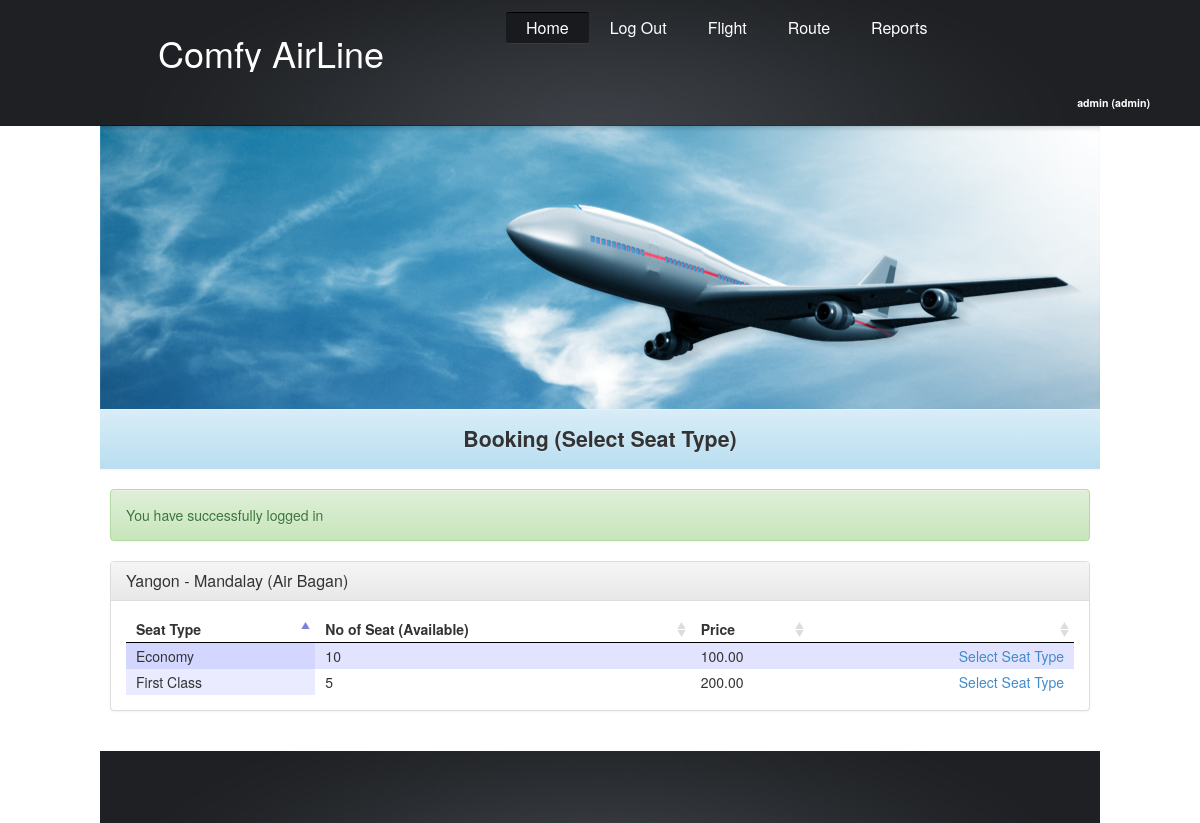
The page /booking-select-seat-type.php?schedule_id=SCH_000001 (signed in) on the database its author committed.
### tables this page shows
CREATE TABLE IF NOT EXISTS `schedules` (
  `schedule_id` varchar(15) NOT NULL,
  `flight_id` varchar(15) NOT NULL,
  `route_id` varchar(15) NOT NULL,
  `departure_datetime` datetime NOT NULL,
  `arrival_datetime` datetime NOT NULL,
  `departure_airport` varchar(50) NOT NULL,
  `arrival_airport` varchar(50) NOT NULL,
  `active` int(1) NOT NULL,
  `remark` varchar(255) NOT NULL,
  PRIMARY KEY (`schedule_id`)
);

CREATE TABLE IF NOT EXISTS `routes` (
  `route_id` varchar(15) NOT NULL,
  `title` varchar(50) NOT NULL,
  `hour` int(2) NOT NULL,
  `min` int(2) NOT NULL,
  `remark` varchar(255) NOT NULL,
  PRIMARY KEY (`route_id`)
);

CREATE TABLE IF NOT EXISTS `flights` (
  `flight_id` varchar(15) NOT NULL,
  `name` varchar(50) NOT NULL,
  `remark` varchar(255) NOT NULL,
  PRIMARY KEY (`flight_id`)
);

CREATE TABLE IF NOT EXISTS `seats` (
  `seat_id` varchar(15) NOT NULL,
  `schedule_id` varchar(15) NOT NULL,
  `seattype_id` varchar(15) NOT NULL,
  `no_of_seat` int(3) NOT NULL,
  `booked_seat` int(3) NOT NULL,
  `price` decimal(10,2) NOT NULL,
  PRIMARY KEY (`seat_id`)
);

CREATE TABLE IF NOT EXISTS `seat_types` (
  `seattype_id` varchar(15) NOT NULL,
  `title` varchar(50) NOT NULL,
  PRIMARY KEY (`seattype_id`)
);

### includes/scheduleHelper.php (called while the page is built, shortened)
<?php
class scheduleHelper{
    public static function getSeatsInScheduleByScheduleID($schdule_id){
        $sql = "SELECT seats.*,seat_types.title AS 'seattype_title' FROM seats " .
                        "INNER JOIN seat_types " .
                        "ON seats.seattype_id=seat_types.seattype_id " .
                        "WHERE schedule_id='" . $schdule_id . "' " .
                        "ORDER BY seat_id";
        $result = mysql_query($sql) or die(mysql_error());
        $output=array();
        while ($row = mysql_fetch_array($result)){
            $output[]=array(
                'seat_id'=>$row['seat_id'],
                'seattype_id'=>$row['seattype_id'],
                'schedule_id'=>$row['schedule_id'],
                'seattype_title'=>$row['seattype_title'],
                'no_of_seat'=>$row['no_of_seat'],
                'price'=>$row['price'],
            );
        }
        return $output;
    }
    public static function getScheduleByScheduleID($schdule_id){
        $sql = "SELECT schedules.*,flights.*,routes.* " .
                "FROM schedules " .
                        "INNER JOIN flights " .
                        "ON schedules.flight_id=flights.flight_id " .
                        "INNER JOIN routes " .
                        "ON schedules.route_id=routes.route_id " .
                        "WHERE schedules.schedule_id='" . $schdule_id . "' " .
                        "AND schedules.active=1 " .
                        "ORDER BY schedule_id";
        $result = mysql_query($sql) or die(mysql_error());
        $output=array();
        while ($row = mysql_fetch_array($result)){
            $output[]=array(
                'schedule_id'=>$row['schedule_id'],
                'flight_id'=>$row['flight_id'],
                'flight_name'=>$row['name'],
                'route_id'=>$row['route_id'],
                'route_title'=>$row['title'],
                'departure_datetime'=>$row['departure_datetime'],
                'arrival_datetime'=>$row['arrival_datetime'],
                'departure_airport'=>$row['departure_airport'],
                'arrival_airport'=>$row['arrival_airport'],
                'active'=>$row['active'],
                'remark'=>$row['remark'],
                'hour'=>$row['hour'],
                'min'=>$row['min'],
            );
        }
        return $output;
    }
}

### booking-select-seat-type.php (the view, shortened to what this page needs)
<?php require_once('includes/scheduleHelper.php'); ?>
<?php include('includes/header.php'); ?>
<link href="css/jquery.dataTables.css" rel="stylesheet" type="text/css" />
<div class="panel panel-default">
    <div class="panel-heading">
        <?php
        $scheduleData = scheduleHelper::getScheduleByScheduleID($_GET['schedule_id']);
        ?>
        <h3 class="panel-title"><?php echo $scheduleData[0]['route_title']; ?>&nbsp;(<?php echo $scheduleData[0]['flight_name']; ?>)</h3>
    </div>
    <div class="panel-body">
        <table id="seat-table">
            <thead>
            <th>Seat Type</th>
            <th>No of Seat (Available)</th>
            <th>Price</th>
            <th></th>
            </thead>
            <tbody>
                <?php
                $scheduleData = scheduleHelper::getSeatsInScheduleByScheduleID($_GET['schedule_id']);
                ?>
                <?php foreach ($scheduleData as $row) { ?>
                    <?php
                    $link = "addSeat.php?schedule_id=" . $row['schedule_id'] .
                            "&seat_id=" . $row['seat_id'] .
                            "&seattype_id=" . $row['seattype_id'] .
                            "&seat_type=" . $row['seattype_title'] .
                            "&price=" . $row['price'] .
                            "&action=add2cart";
                    ?>
                    <tr>
                        <td><?php echo $row['seattype_title']; ?></td>
                        <td><?php echo $row['no_of_seat']; ?></td>
                        <td><?php echo $row['price']; ?></td>
                        <td class="action-column"><a href="<?php echo $link; ?>">Select Seat Type</a></td>
                    </tr>
                <?php } ?>
            </tbody>
        </table>
    </div>
</div>
<?php include('includes/footer.php'); ?>

### css/style.css (style rules this page uses)
body { background:#fff; border:0; font:14px Arial, Helvetica, sans-serif; color:#3c4046; line-height:20px; min-width:1000px; }
a { color:#1e749a; text-decoration:underline; outline:none; }
a { outline:none; }

### css/custom-style.css (style rules this page uses)
table .action-column { text-align:right; }

### rows shown on the page
schedules: route.title "Yangon - Mandalay", flight.name "Air Bagan"
seats: seattype.title "Economy", no_of_seat "10", price "100.00"
seats: seattype.title "First Class", no_of_seat "5", price "200.00"

### other values the page prints
$logInData['username'] "admin"
$logInData['role'] "admin"
$pageTitle "Booking (Select Seat Type)"
$message "You have successfully logged in"
